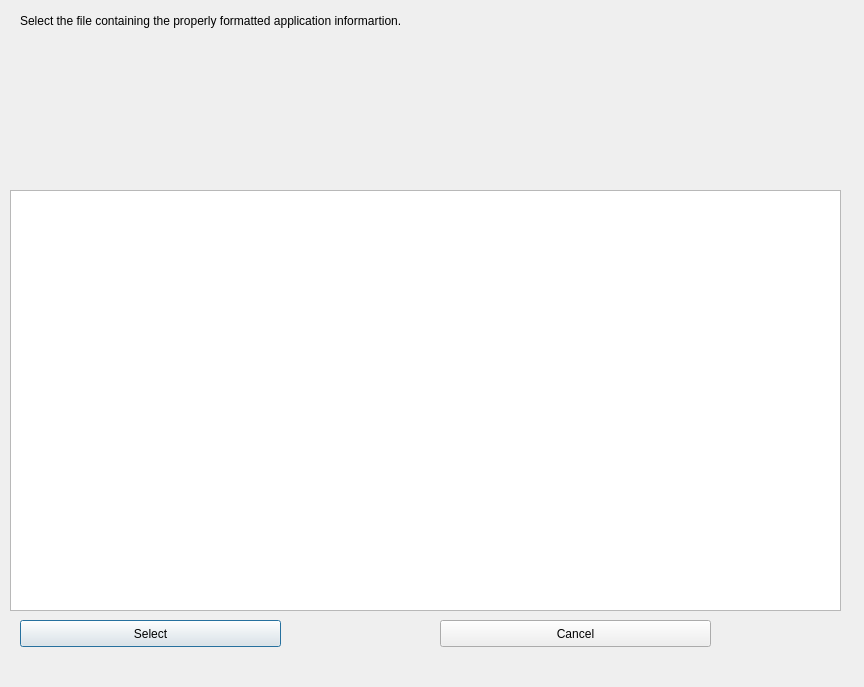
<?xml version="1.0" encoding="UTF-8"?>
<ui version="4.0">
 <class>Dialog</class>
 <widget class="QDialog" name="Dialog">
  <property name="geometry">
   <rect>
    <x>0</x>
    <y>0</y>
    <width>864</width>
    <height>687</height>
   </rect>
  </property>
  <property name="windowTitle">
   <string>Dialog</string>
  </property>
  <widget class="QTreeView" name="treeView">
   <property name="geometry">
    <rect>
     <x>10</x>
     <y>190</y>
     <width>831</width>
     <height>421</height>
    </rect>
   </property>
  </widget>
  <widget class="QPushButton" name="pushButton">
   <property name="geometry">
    <rect>
     <x>20</x>
     <y>620</y>
     <width>261</width>
     <height>27</height>
    </rect>
   </property>
   <property name="text">
    <string>Select</string>
   </property>
  </widget>
  <widget class="QPushButton" name="pushButton_2">
   <property name="geometry">
    <rect>
     <x>440</x>
     <y>620</y>
     <width>271</width>
     <height>27</height>
    </rect>
   </property>
   <property name="text">
    <string>Cancel</string>
   </property>
  </widget>
  <widget class="QLabel" name="label">
   <property name="geometry">
    <rect>
     <x>20</x>
     <y>0</y>
     <width>501</width>
     <height>41</height>
    </rect>
   </property>
   <property name="text">
    <string>Select the file containing the properly formatted application informartion.</string>
   </property>
  </widget>
 </widget>
 <layoutdefault spacing="6" margin="11"/>
 <resources/>
 <connections/>
</ui>
